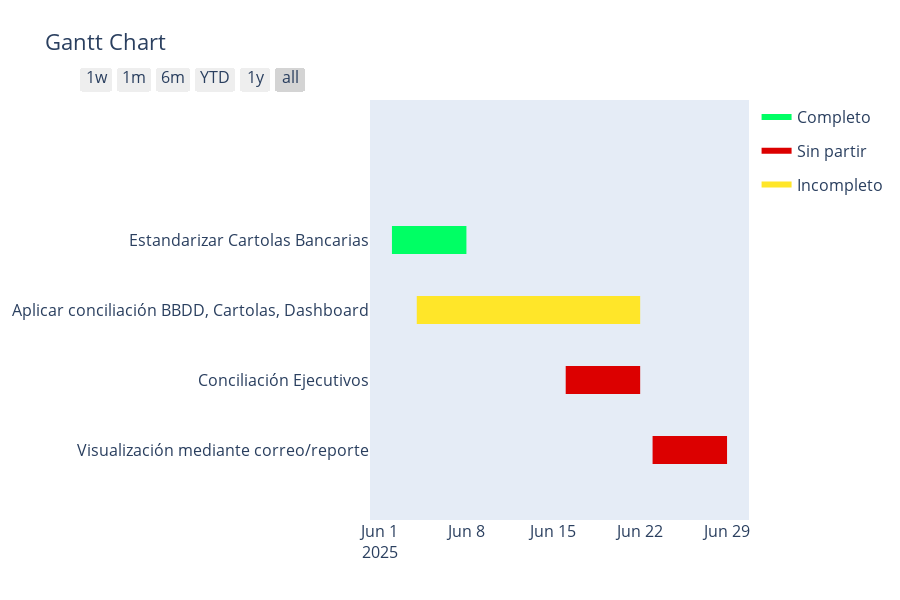

The code cell stored with this chart in its notebook:
### Markdown cell above
### Carta Gantt

### Code cell
import plotly.figure_factory as ff

df = [dict(Task="Estandarizar Cartolas Bancarias", Start='2025-06-02', Finish='2025-06-08', Resource='Completo'),
      dict(Task="Aplicar conciliación BBDD, Cartolas, Dashboard", Start='2025-06-04', Finish='2025-06-22', Resource='Incompleto'),
      dict(Task="Conciliación Ejecutivos", Start='2025-06-16', Finish='2025-06-22', Resource='Sin partir'),
      dict(Task="Visualización mediante correo/reporte", Start='2025-06-23', Finish='2025-06-29', Resource='Sin partir')]

colors = {
    'Sin partir': 'rgb(220, 0, 0)',
    'Incompleto': (1, 0.9, 0.16),
    'Completo': 'rgb(0, 255, 100)'
}

fig = ff.create_gantt(df, colors=colors, index_col='Resource', show_colorbar=True, group_tasks=True)

# Aumentar tamaño de fuente
fig.update_layout(
    font=dict(
        size=16  # Cambia este número para ajustar el tamaño
    )
)

fig.show()

### Figure 1 — Plotly figure (JSON) as saved in the notebook; plotly's stock layout.template omitted (floating-point values rounded to 4 significant figures)
{"data": [{"fill": "toself", "fillcolor": "rgb(0, 255, 100)", "hoverinfo": "name", "legendgroup": "rgb(0, 255, 100)", "mode": "none", "name": "Completo", "type": "scatter", "x": ["2025-06-02", "2025-06-08", "2025-06-08", "2025-06-02"], "y": [2.8, 2.8, 3.2, 3.2]}, {"fill": "toself", "fillcolor": "rgb(220, 0, 0)", "hoverinfo": "name", "legendgroup": "rgb(220, 0, 0)", "mode": "none", "name": "Sin partir", "type": "scatter", "x": ["2025-06-16", "2025-06-22", "2025-06-22", "2025-06-16", "2025-06-16", "2025-06-23", "2025-06-29", "2025-06-29", "2025-06-23"], "y": [0.8, 0.8, 1.2, 1.2, null, -0.2, -0.2, 0.2, 0.2]}, {"fill": "toself", "fillcolor": "rgb(255, 230, 41)", "hoverinfo": "name", "legendgroup": "rgb(255, 230, 41)", "mode": "none", "name": "Incompleto", "type": "scatter", "x": ["2025-06-04", "2025-06-22", "2025-06-22", "2025-06-04"], "y": [1.8, 1.8, 2.2, 2.2]}, {"legendgroup": "rgb(0, 255, 100)", "marker": {"color": "rgb(0, 255, 100)", "opacity": 0, "size": 1}, "mode": "markers", "name": "", "showlegend": false, "text": [null, null], "type": "scatter", "x": ["2025-06-02", "2025-06-08"], "y": [3, 3]}, {"legendgroup": "rgb(220, 0, 0)", "marker": {"color": "rgb(220, 0, 0)", "opacity": 0, "size": 1}, "mode": "markers", "name": "", "showlegend": false, "text": [null, null, null, null], "type": "scatter", "x": ["2025-06-16", "2025-06-22", "2025-06-23", "2025-06-29"], "y": [1, 1, 0, 0]}, {"legendgroup": "rgb(255, 230, 41)", "marker": {"color": "rgb(255, 230, 41)", "opacity": 0, "size": 1}, "mode": "markers", "name": "", "showlegend": false, "text": [null, null], "type": "scatter", "x": ["2025-06-04", "2025-06-22"], "y": [2, 2]}], "layout": {"font": {"size": 16}, "height": 600, "hovermode": "closest", "showlegend": true, "title": {"text": "Gantt Chart"}, "xaxis": {"rangeselector": {"buttons": [{"count": 7, "label": "1w", "step": "day", "stepmode": "backward"}, {"count": 1, "label": "1m", "step": "month", "stepmode": "backward"}, {"count": 6, "label": "6m", "step": "month", "stepmode": "backward"}, {"count": 1, "label": "YTD", "step": "year", "stepmode": "todate"}, {"count": 1, "label": "1y", "step": "year", "stepmode": "backward"}, {"step": "all"}]}, "showgrid": false, "type": "date", "zeroline": false}, "yaxis": {"autorange": false, "range": [-1, 5], "showgrid": false, "ticktext": ["Visualización mediante correo/reporte", "Conciliación Ejecutivos", "Aplicar conciliación BBDD, Cartolas, Dashboard", "Estandarizar Cartolas Bancarias"], "tickvals": [0, 1, 2, 3], "zeroline": false}}}
